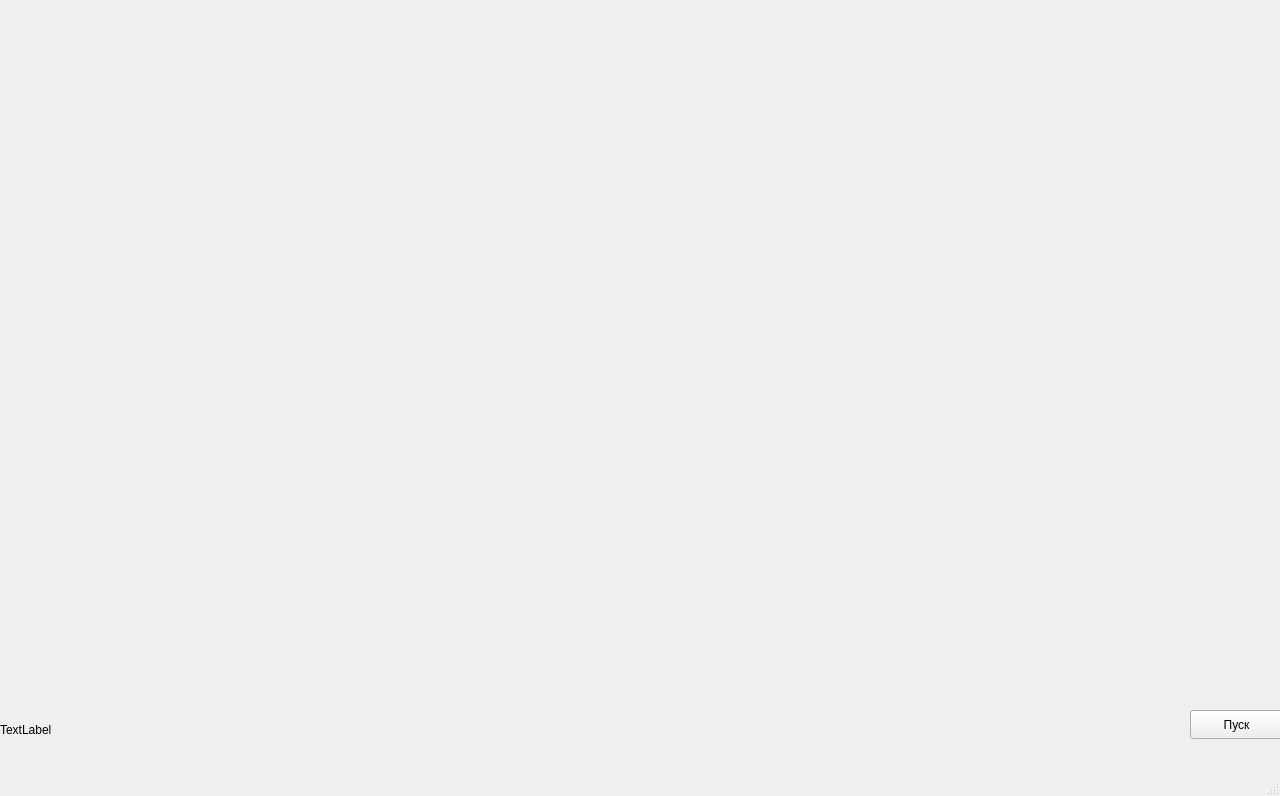
<?xml version="1.0" encoding="UTF-8"?>
<ui version="4.0">
 <class>MainWindow</class>
 <widget class="QMainWindow" name="MainWindow">
  <property name="geometry">
   <rect>
    <x>0</x>
    <y>0</y>
    <width>1280</width>
    <height>796</height>
   </rect>
  </property>
  <property name="windowTitle">
   <string>MainWindow</string>
  </property>
  <widget class="QWidget" name="centralwidget">
   <widget class="QWidget" name="widget" native="true">
    <property name="geometry">
     <rect>
      <x>1000</x>
      <y>420</y>
      <width>120</width>
      <height>201</height>
     </rect>
    </property>
   </widget>
   <widget class="QLabel" name="label">
    <property name="geometry">
     <rect>
      <x>0</x>
      <y>720</y>
      <width>1171</width>
      <height>20</height>
     </rect>
    </property>
    <property name="text">
     <string>TextLabel</string>
    </property>
   </widget>
   <widget class="QLabel" name="label_2">
    <property name="geometry">
     <rect>
      <x>130</x>
      <y>620</y>
      <width>63</width>
      <height>20</height>
     </rect>
    </property>
    <property name="text">
     <string>&lt;html&gt;&lt;head/&gt;&lt;body&gt;&lt;p&gt;&lt;br/&gt;&lt;/p&gt;&lt;/body&gt;&lt;/html&gt;</string>
    </property>
   </widget>
   <widget class="QPushButton" name="pushButton_2">
    <property name="geometry">
     <rect>
      <x>1190</x>
      <y>710</y>
      <width>93</width>
      <height>29</height>
     </rect>
    </property>
    <property name="text">
     <string>Пуск</string>
    </property>
   </widget>
  </widget>
  <widget class="QMenuBar" name="menubar">
   <property name="geometry">
    <rect>
     <x>0</x>
     <y>0</y>
     <width>1280</width>
     <height>26</height>
    </rect>
   </property>
  </widget>
  <widget class="QStatusBar" name="statusbar"/>
 </widget>
 <resources/>
 <connections/>
</ui>
